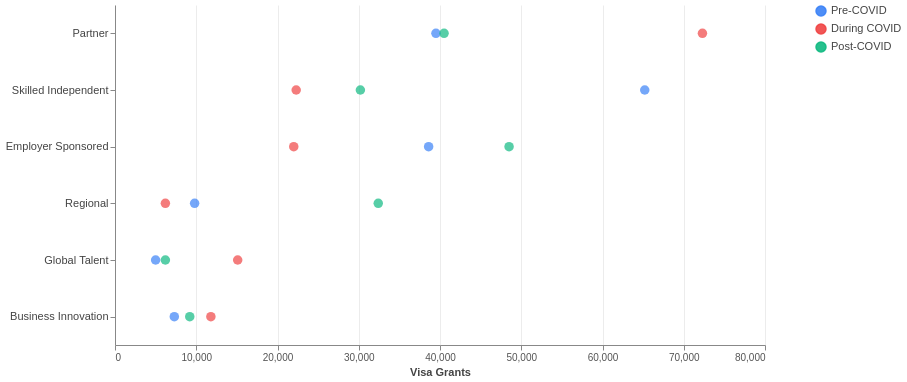

Source (Vega-Lite JSON):
### Vega-Lite specification from a JSON file in a GitHub repository (floating-point values rounded to 4 significant figures)
{"$schema": "https://vega.github.io/schema/vega-lite/v5.json", "width": 650, "height": 340, "background": "#ffffff", "data": {"values": [{"stream": "Skilled Independent", "period": "Pre-COVID", "value": 65200}, {"stream": "Skilled Independent", "period": "During COVID", "value": 22300}, {"stream": "Skilled Independent", "period": "Post-COVID", "value": 30200}, {"stream": "Employer Sponsored", "period": "Pre-COVID", "value": 38600}, {"stream": "Employer Sponsored", "period": "During COVID", "value": 22000}, {"stream": "Employer Sponsored", "period": "Post-COVID", "value": 48500}, {"stream": "Regional", "period": "Pre-COVID", "value": 9800}, {"stream": "Regional", "period": "During COVID", "value": 6200}, {"stream": "Regional", "period": "Post-COVID", "value": 32400}, {"stream": "Business Innovation", "period": "Pre-COVID", "value": 7300}, {"stream": "Business Innovation", "period": "During COVID", "value": 11800}, {"stream": "Business Innovation", "period": "Post-COVID", "value": 9200}, {"stream": "Global Talent", "period": "Pre-COVID", "value": 5000}, {"stream": "Global Talent", "period": "During COVID", "value": 15100}, {"stream": "Global Talent", "period": "Post-COVID", "value": 6200}, {"stream": "Partner", "period": "Pre-COVID", "value": 39500}, {"stream": "Partner", "period": "During COVID", "value": 72300}, {"stream": "Partner", "period": "Post-COVID", "value": 40500}]}, "layer": [{"mark": {"type": "line", "strokeWidth": 2.5, "opacity": 0.9}, "encoding": {"y": {"field": "stream", "type": "nominal", "sort": ["Partner", "Skilled Independent", "Employer Sponsored", "Regional", "Global Talent", "Business Innovation"], "axis": {"title": null, "labelFontSize": 11, "labelColor": "#444"}}, "x": {"field": "value", "type": "quantitative", "axis": {"title": "Visa Grants", "grid": true, "gridColor": "#ececec", "labelColor": "#555", "titleColor": "#444", "tickCount": 6}}, "detail": {"field": "stream"}, "color": {"field": "period", "type": "nominal", "scale": {"domain": ["Pre-COVID", "During COVID", "Post-COVID"], "range": ["#3b82f6", "#ef4444", "#10b981"]}, "legend": {"title": null, "orient": "right", "labelFontSize": 11, "labelColor": "#444", "symbolType": "circle", "offset": 50}}}}, {"mark": {"type": "point", "filled": true, "size": 90}, "encoding": {"y": {"field": "stream", "type": "nominal", "sort": ["Partner", "Skilled Independent", "Employer Sponsored", "Regional", "Global Talent", "Business Innovation"]}, "x": {"field": "value", "type": "quantitative"}, "color": {"field": "period", "type": "nominal", "scale": {"domain": ["Pre-COVID", "During COVID", "Post-COVID"], "range": ["#3b82f6", "#ef4444", "#10b981"]}}, "tooltip": [{"field": "stream", "title": "Visa Stream"}, {"field": "period", "title": "Period"}, {"field": "value", "title": "Visa Grants", "format": ","}]}}], "config": {"view": {"stroke": null}}}
